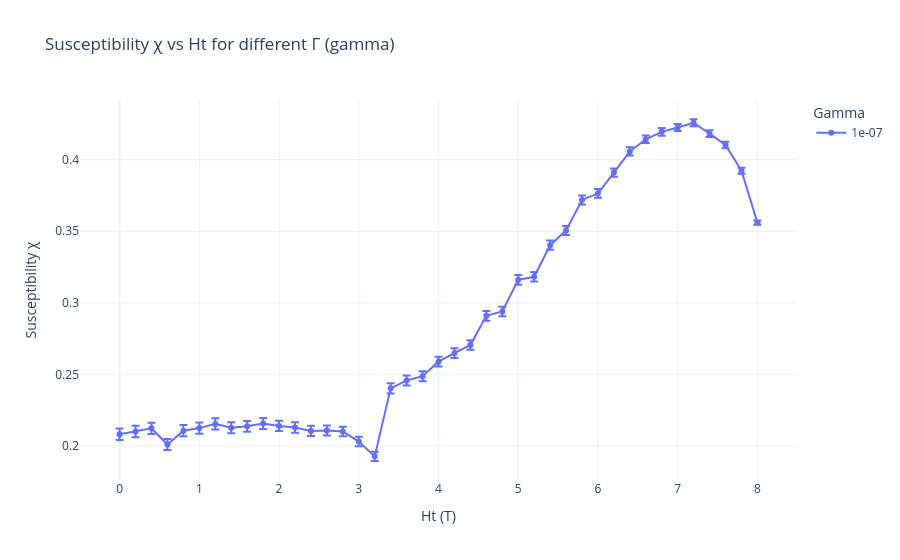

The notebook cell saved with this chart:
### Code cell
#Relaxed Ht = 3.2T
import pandas as pd
import glob
import numpy as np
import plotly.express as px
path = '/Users/jiakai/Desktop/SURF/code/_spirit/'
n_cycles = 240


# Pattern to match all relevant CSV files
file_pattern = path + f"Susceptibility_v2_multi_gammas_{dim}_*_per_gamma_20_anisotropy_1.5_relax_step_400_gammas_-5_relax_3.2_gamma_{gamma}_relaxed*.csv"

# List all matching files
csv_files = glob.glob(file_pattern)

# Print how many files were found
print(f"Found {len(csv_files)} files.")
repeats = len(csv_files)
for f in csv_files:
    print(f)

# Read and concatenate all files
df_all_relaxed_small = pd.concat([pd.read_csv(f) for f in csv_files], ignore_index=True)

# Average over cycles, std divided by sqrt(n_cycles)
df_avg_relaxed_small = (
    df_all_relaxed_small.groupby(["gamma", "Ht"], as_index=False)
    .agg(
        chi_mean=("chi", "mean"),
        chi_std=("chi", lambda x: x.std(ddof=1) / np.sqrt(len(x)))
    )
)

# Plot
fig_relaxed_small = px.line(
    df_avg_relaxed_small,
    x="Ht",
    y="chi_mean",
    error_y="chi_std",
    color="gamma",  # Different color per gamma
    markers=True,
    labels={
        "Ht": "Ht (T)",
        "chi_mean": "Susceptibility χ",
        "gamma": "Gamma",
    },
    title="Susceptibility χ vs Ht for different Γ (gamma)",
    template="plotly_white"
)


fig_relaxed_small.show()

### Figure 1 — Plotly figure (JSON) as saved in the notebook; plotly's stock layout.template omitted (floating-point values rounded to 4 significant figures)
{"data": [{"error_y": {"array": [0.004028, 0.004017, 0.003896, 0.003874, 0.003922, 0.003885, 0.00387, 0.003845, 0.00375, 0.003796, 0.003615, 0.003607, 0.003528, 0.003492, 0.003344, 0.003322, 0.003239, 0.003578, 0.003486, 0.00348, 0.003459, 0.003395, 0.003345, 0.003347, 0.003334, 0.003356, 0.003301, 0.003264, 0.003169, 0.003107, 0.003053, 0.002875, 0.002884, 0.002665, 0.002632, 0.002493, 0.002448, 0.002311, 0.002248, 0.002156, 0.001469]}, "hovertemplate": "Gamma=1e-07<br>Ht (T)=%{x}<br>Susceptibility χ=%{y}<extra></extra>", "legendgroup": "1e-07", "line": {"color": "#636efa", "dash": "solid"}, "marker": {"symbol": "circle"}, "mode": "lines+markers", "name": "1e-07", "orientation": "v", "showlegend": true, "x": [-0.0, 0.2, 0.4, 0.6, 0.8, 1.0, 1.2, 1.4, 1.6, 1.8, 2.0, 2.2, 2.4, 2.6, 2.8, 3.0, 3.2, 3.4, 3.6, 3.8, 4.0, 4.2, 4.4, 4.6, 4.8, 5.0, 5.2, 5.4, 5.6, 5.8, 6.0, 6.2, 6.4, 6.6, 6.8, 7.0, 7.2, 7.4, 7.6, 7.8, 8.0], "xaxis": "x", "y": [0.2082, 0.21, 0.2123, 0.201, 0.2107, 0.2125, 0.2154, 0.2128, 0.2137, 0.2157, 0.214, 0.2129, 0.2105, 0.2108, 0.2101, 0.203, 0.1927, 0.2402, 0.2458, 0.2487, 0.2589, 0.2649, 0.2706, 0.2909, 0.294, 0.3161, 0.3182, 0.3403, 0.3506, 0.3719, 0.3765, 0.391, 0.4058, 0.4143, 0.4195, 0.4225, 0.4258, 0.4182, 0.4103, 0.3923, 0.356], "yaxis": "y", "type": "scatter"}], "layout": {"xaxis": {"anchor": "y", "domain": [0.0, 1.0], "title": {"text": "Ht (T)"}}, "yaxis": {"anchor": "x", "domain": [0.0, 1.0], "title": {"text": "Susceptibility χ"}}, "legend": {"title": {"text": "Gamma"}, "tracegroupgap": 0}, "title": {"text": "Susceptibility χ vs Ht for different Γ (gamma)"}}}
